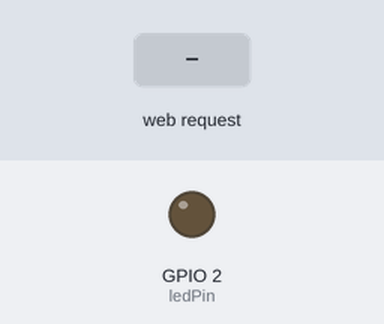
Simulated run of this sketch. Board: ESP8266 (NodeMCU). Parts: output pins drawn as LEDs (lit = HIGH). Inputs (shaded band) come from the test bench. WiFi joins after 1.5 s; servers stay silent unless stated; what the sketch prints to the serial monitor is not drawn.

Above: at 2.8 s.
2.9 s: HTTP request GET /LED=ON received
At 4.1 s:
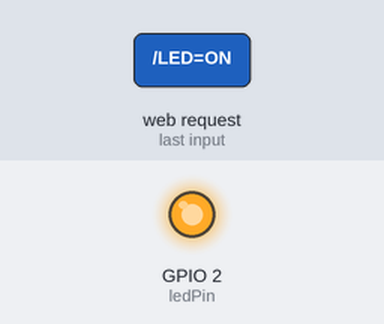
4.4 s: HTTP request GET /LED=OFF received
At 5.4 s:
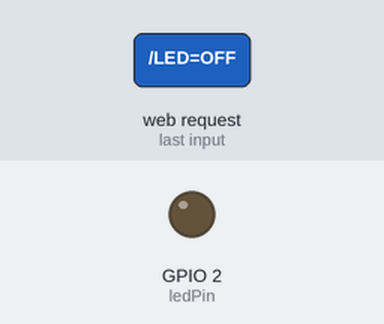
Timing chart, 0 to 7.4 s (numbered marks = the images above; inputs shaded):
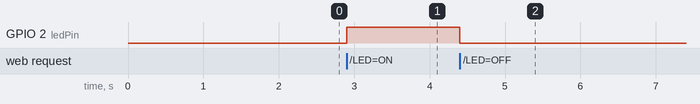

Measured:
- after the input at 2.9 s, GPIO 2 (ledPin): LOW → HIGH at once
- after the input at 4.4 s, GPIO 2 (ledPin): HIGH → LOW at once

The sketch:

sketch_feb16a.ino
```cpp
#include <ESP8266WiFi.h>
const char* ssid = "";
const char* password = "";
int ledPin = 2;
WiFiServer server(80);
void setup()
{
// initialisation de la communication série
Serial.begin(115200);
delay(100);
// initialisation de la sortie pour la led
pinMode(ledPin, OUTPUT);
digitalWrite(ledPin, LOW);
// Connexion wifi
Serial.println();
Serial.print("Connecting to ");
Serial.println(ssid);
WiFi.begin(ssid, password);
// connection en cours ...
while (WiFi.status() != WL_CONNECTED)
{
delay(500);
Serial.print(".");
}
// Wifi connecter
Serial.println("WiFi connecter");
// Démmarrage du serveur.
server.begin();
Serial.println("Serveur demarrer !");
// Affichage de l'adresse IP
Serial.print("Utiliser cette adresse URL pour la connexion :");
Serial.print("http://");
Serial.print(WiFi.localIP());
Serial.println("/");
}
void loop()
{
WiFiClient client;
// Vérification si le client est connecter.
client = server.available();
if (!client)
{
return;
}
// Attendre si le client envoie des données ...
Serial.println("nouveau client");
while(!client.available()){
delay(1);
}
String request = client.readStringUntil('\r');

Serial.println(request);
client.flush();
int value = LOW;
if (request.indexOf("/LED=ON") != -1) {
digitalWrite(ledPin, HIGH); // allumer la led
value = HIGH;
}
if (request.indexOf("/LED=OFF") != -1) {
digitalWrite(ledPin, LOW); // éteindre la led
value = LOW;
}
// Réponse
client.println("HTTP/1.1 200 OK");
client.println("Content-Type: text/html");
client.println("");
client.println("<!DOCTYPE HTML>");
client.println("<html>");
client.print("Etat de la led : ");
if(value == HIGH) {
client.print("On");
} else {
client.print("Off");
}
client.println("<br><br>");
client.println("<a href=\"/LED=ON\"\"><button>Allumer </button></a>");
client.println("<a href=\"/LED=OFF\"\"><button>Eteindre </button></a><br />");
client.println("</html>");
delay(1);
Serial.println("Client deconnecter");
Serial.println("");
}
```
